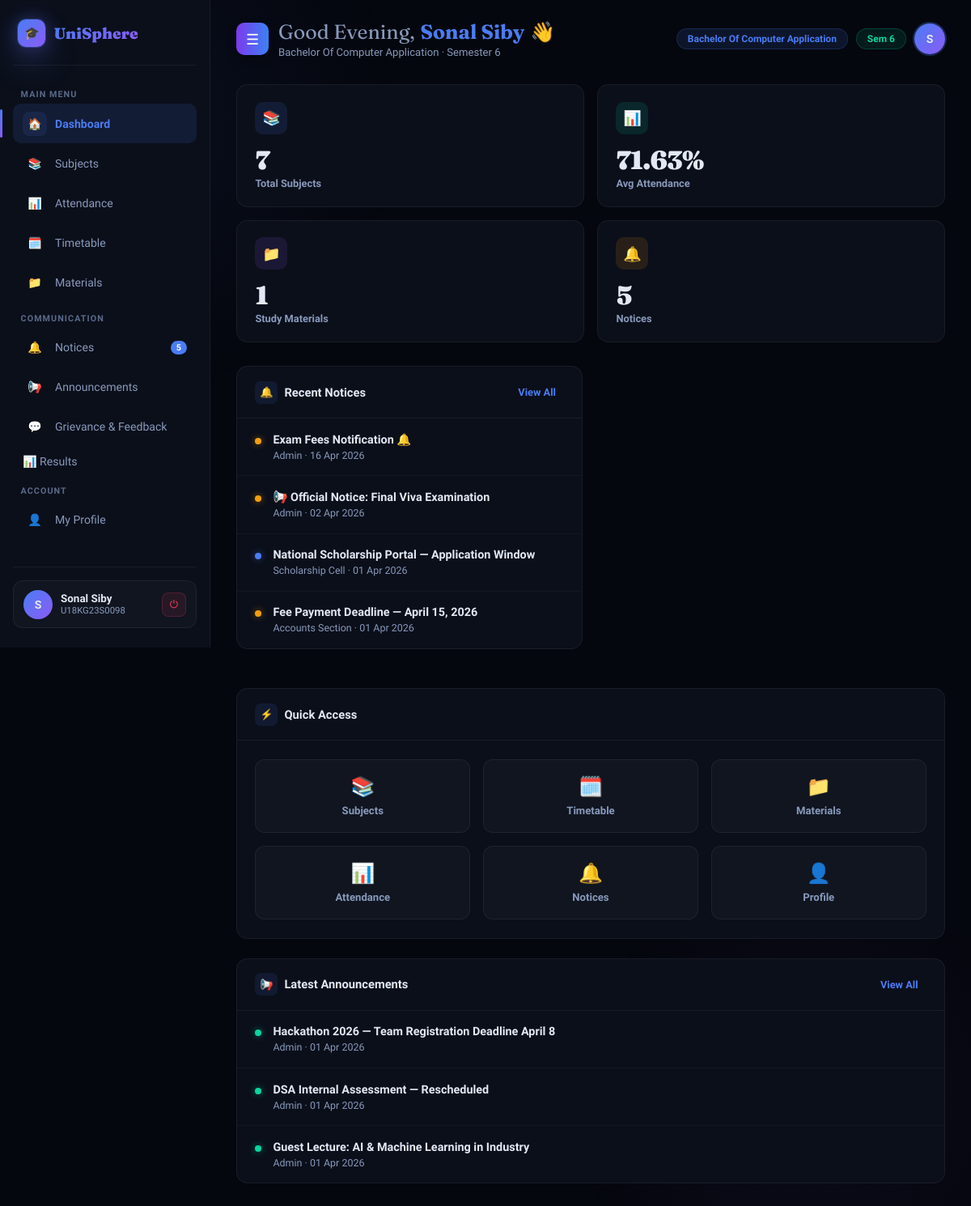
Page /dashboard/ (signed in) on the earlier database version.
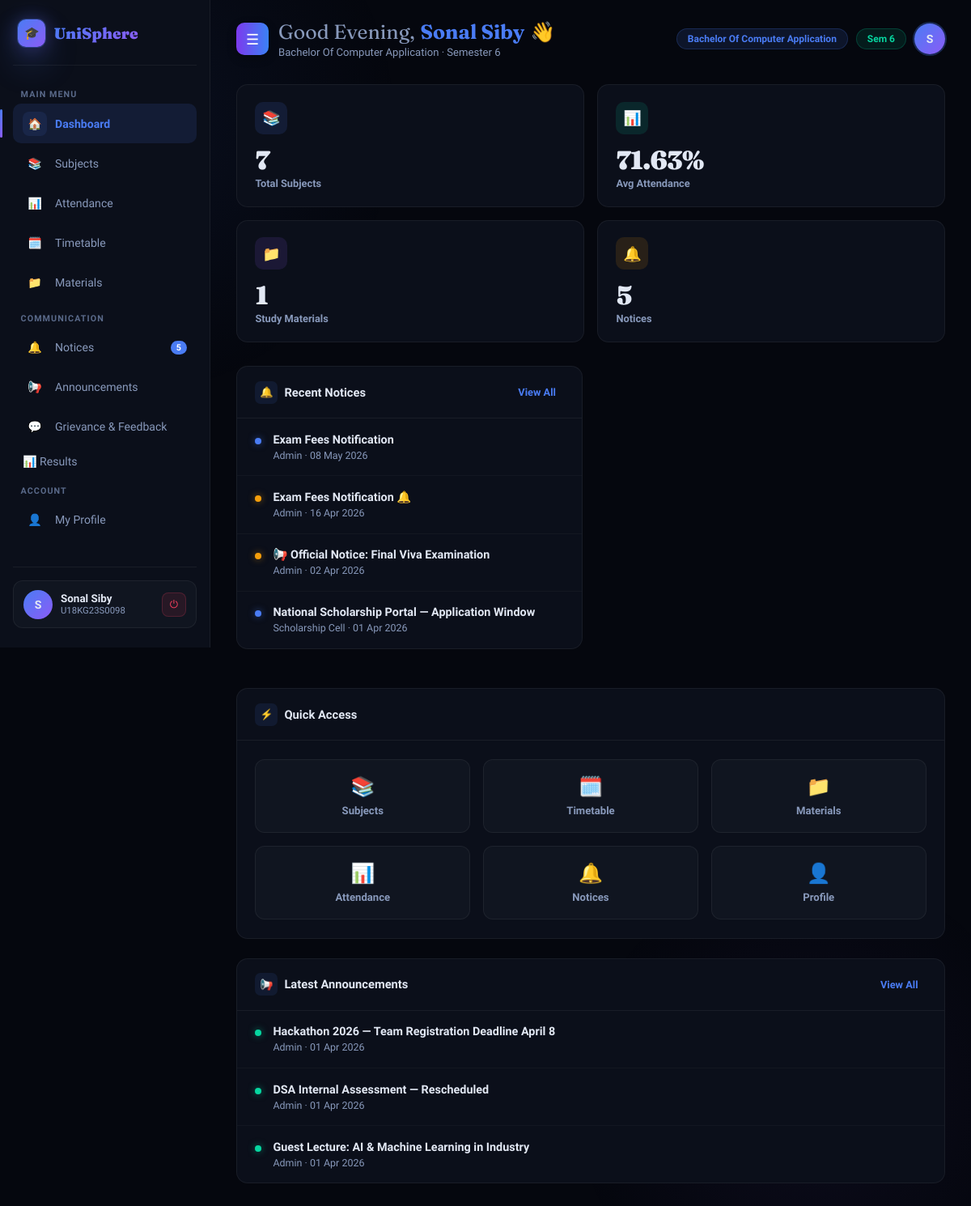
Same page on the later database version.
### main/models.py (models this page shows, shortened)
class Student(models.Model):
    user       = models.OneToOneField(User, on_delete=models.CASCADE, related_name='student', null=True, blank=True)
    name       = models.CharField(max_length=100)
    student_id = models.CharField(max_length=50, unique=True)
    email      = models.EmailField()
    course     = models.ForeignKey(Course, on_delete=models.SET_NULL, null=True, blank=True)
    semester   = models.ForeignKey(Semester, on_delete=models.SET_NULL, null=True, blank=True)

class Course(models.Model):
    name = models.CharField(max_length=100)

class Semester(models.Model):
    number = models.IntegerField()

class Notice(models.Model):
    PRIORITY_CHOICES = [
        ('normal', 'Normal'),
        ('important', 'Important'),
        ('urgent', 'Urgent'),
    ]
    title     = models.CharField(max_length=200)
    content   = models.TextField(blank=True)
    priority  = models.CharField(max_length=20, choices=PRIORITY_CHOICES, default='normal')
    created   = models.DateTimeField(auto_now_add=True)
    posted_by = models.CharField(max_length=100, default='Admin')
    class Meta:
        ordering = ['-created']

class Announcement(models.Model):
    title   = models.CharField(max_length=200)
    content = models.TextField()
    teacher = models.ForeignKey(Teacher, on_delete=models.SET_NULL, null=True, blank=True)
    created = models.DateTimeField(auto_now_add=True)
    class Meta:
        ordering = ['-created']

### main/views.py (the view, shortened to what this page needs)
# urls.py: path('dashboard/', views.dashboard_view, name='dashboard'),
@login_required
def dashboard_view(request):
    ctx = base_context(request)
    section = request.GET.get('section', 'overview')
    ctx['section'] = section
    ctx['notices'] = Notice.objects.all()[:5]
    ctx['announcements'] = Announcement.objects.all()[:3]
    if ctx['role'] == 'student':
        student = ctx['student']
        ctx['subjects'] = Subject.objects.filter(semester=student.semester)
        attendance_qs = Attendance.objects.filter(student=student)
        ctx['attendance_data'] = attendance_qs
        total_classes = sum(a.total_classes or 0 for a in attendance_qs)
        attended_classes = sum(a.attended or 0 for a in attendance_qs)
        if total_classes > 0:
            ctx['avg_attendance'] = round((attended_classes / total_classes) * 100, 2)
        else:
            ctx['avg_attendance'] = 0
        ctx['materials'] = Material.objects.filter(subject__semester=student.semester)
        ctx['materials_count'] = ctx['materials'].count()
        ctx['complaints'] = Complaint.objects.filter(student=student)
        ctx['complaint_categories'] = Complaint._meta.get_field('category').choices
        entries = Timetable.objects.filter(semester=student.semester)
        timeslots = sorted(set([(e.start_time, e.end_time) for e in entries]))
        timetable_matrix = defaultdict(dict)
        for e in entries:
            timetable_matrix[(e.start_time, e.end_time)][e.day] = e
        ctx['timeslots'] = timeslots
        ctx['timetable_matrix'] = timetable_matrix
        ctx['days'] = ['Monday', 'Tuesday', 'Wednesday', 'Thursday', 'Friday', 'Saturday']
    return render(request, 'main/dashboard.html', ctx)

### main/views.py (called while the page is built)
def get_role(user):
    if user.is_superuser:
        return 'admin'
    if hasattr(user, 'teacher'):
        return 'teacher'
    if hasattr(user, 'student'):
        return 'student'
    return 'unknown'

def base_context(request):
    user = request.user
    role = get_role(user)
    ctx = {'user': user, 'role': role}
    if role == 'student':
        ctx['student'] = user.student
    elif role == 'teacher':
        ctx['teacher'] = user.teacher
    return ctx

### main/templates/main/dashboard.html (shortened to what this page needs)
{% extends 'main/base.html' %}
{% load static %}
{% block body %}
{% load custom_filters %}
<aside class="sidebar" id="sidebar">
  <div class="sidebar-logo">
    <div class="logo-orb" style="width:34px;height:34px;font-size:15px;border-radius:10px;">🎓</div>
    <span class="wordmark">UniSphere</span>
  </div>
  <div class="nav-label">Main Menu</div>
  <a href="{% url 'dashboard' %}" class="nav-item {% if section == 'overview' %}active{% endif %}">
    <div class="nav-icon">🏠</div> Dashboard
  </a>
  <a href="{% url 'dashboard' %}?section=subjects" class="nav-item {% if section == 'subjects' %}active{% endif %}">
    <div class="nav-icon">📚</div> Subjects
  </a>
  <a href="{% url 'dashboard' %}?section=attendance" class="nav-item {% if section == 'attendance' %}active{% endif %}">
    <div class="nav-icon">📊</div> Attendance
  </a>
  <a href="{% url 'dashboard' %}?section=timetable" class="nav-item {% if section == 'timetable' %}active{% endif %}">
    <div class="nav-icon">🗓️</div> Timetable
  </a>
  <a href="{% url 'dashboard' %}?section=materials" class="nav-item {% if section == 'materials' %}active{% endif %}">
    <div class="nav-icon">📁</div> Materials
  </a>
  <div class="nav-label">Communication</div>
  <a href="{% url 'dashboard' %}?section=notices" class="nav-item {% if section == 'notices' %}active{% endif %}">
    <div class="nav-icon">🔔</div> Notices
    {% if notices %}<span class="nav-badge">{{ notices|length }}</span>{% endif %}
  </a>
  <a href="{% url 'dashboard' %}?section=announcements" class="nav-item {% if section == 'announcements' %}active{% endif %}">
    <div class="nav-icon">📢</div> Announcements
  </a>
  {% if role == 'student' %}
  <a href="{% url 'dashboard' %}?section=complaints" class="nav-item {% if section == 'complaints' %}active{% endif %}">
    <div class="nav-icon">💬</div> Grievance & Feedback
  </a>
  <a href="{% url 'dashboard' %}?section=results" class="nav-item {% if section == 'results' %}active{% endif %}">
    📊 Results
  </a>
  {% endif %}
  <div class="nav-label">Account</div>
  <a href="{% url 'dashboard' %}?section=profile" class="nav-item {% if section == 'profile' %}active{% endif %}">
    <div class="nav-icon">👤</div> My Profile
  </a>
  <div class="sidebar-footer">
    <div class="user-card-mini">
      <div class="avatar">
        {% if role == 'student' %}{{ student.name|first|upper }}
        {% elif role == 'teacher' %}{{ teacher.name|first|upper }}
        {% else %}A{% endif %}
      </div>
      <div class="user-info">
        <div class="uname">
          {% if role == 'student' %}{{ student.name }}
          {% elif role == 'teacher' %}{{ teacher.name }}
          {% else %}Administrator{% endif %}
        </div>
        <div class="uid">
          {% if role == 'student' %}{{ student.student_id }}
          {% elif role == 'teacher' %}{{ teacher.teacher_id }}
          {% else %}Admin{% endif %}
        </div>
      </div>
      <a href="{% url 'logout' %}" class="logout-btn" title="Logout">⏻</a>
    </div>
  </div>
</aside>
<div class="main-content" id="main-content">
  <div class="topbar">
    <div style="display:flex;align-items:center;gap:12px;">
      <button class="hamburger" onclick="toggleSidebar()">☰</button>
      <div>
        <div class="page-heading">
          <span class="greet" id="greeting-text">Hello,</span>
          <span class="hname">
            {% if role == 'student' %}{{ student.name|truncatechars:20 }}
            {% elif role == 'teacher' %}{{ teacher.name|truncatechars:20 }}
            {% else %}Admin{% endif %}
          </span> 👋
        </div>
        <div class="page-sub" id="topbar-date">
          {% if role == 'student' %}
            {{ student.course.name }} &middot; Semester {{ student.semester.number }}
          {% elif role == 'teacher' %}
            {{ teacher.department }} &middot; Faculty
          {% else %}
            Administrator &middot; Full Access
          {% endif %}
        </div>
      </div>
    </div>
    <div class="topbar-right">
      {% if role == 'student' %}
        <div class="chip chip-accent">{{ student.course.name }}</div>
        <div class="chip chip-green">Sem {{ student.semester.number }}</div>
      {% elif role == 'teacher' %}
        <div class="chip chip-amber">Teacher</div>
      {% else %}
        <div class="chip chip-amber">Admin</div>
      {% endif %}
      <div class="avatar-sm">
        {% if role == 'student' %}{{ student.name|first|upper }}
        {% elif role == 'teacher' %}{{ teacher.name|first|upper }}
        {% else %}A{% endif %}
      </div>
    </div>
  </div>
  {% if section == 'overview' %}
  <div class="stats-grid">
    <div class="stat-card">
      <div class="stat-icon stat-icon-blue">📚</div>
      <div class="stat-value">{{ subjects|length|default:"0" }}</div>
      <div class="stat-label">Total Subjects</div>
    </div>
    {% if role == 'student' %}
       <div class="stat-card">
       <div class="stat-icon stat-icon-green">📊</div>
       <div class="stat-value">{{ avg_attendance|default:"0" }}%</div>
       <div class="stat-label">Avg Attendance</div>
      </div>
      {% else %}
     <div class="stat-card">
      <div class="stat-icon stat-icon-green">📊</div>
      <div class="stat-value">{{ complaints|length|default:"0" }}</div>
      <div class="stat-label">Student Complaints</div>
      </div>
    {% endif %}
    <div class="stat-card">
      <div class="stat-icon stat-icon-purple">📁</div>
      <div class="stat-value">{{ materials_count|default:"0" }}</div>
      <div class="stat-label">Study Materials</div>
    </div>
    <div class="stat-card">
      <div class="stat-icon stat-icon-amber">🔔</div>
      <div class="stat-value">{{ notices|length|default:"0" }}</div>
      <div class="stat-label">Notices</div>
    </div>
  </div>
  <div class="cards-row">
    <div class="panel">
      <div class="panel-header">
        <div class="panel-title"><div class="icon">🔔</div> Recent Notices</div>
<a href="{% url 'dashboard' %}?section=notices" class="panel-action">View All</a>      </div>
      {% if notices %}
        {% for notice in notices|slice:":4" %}
        <div class="notice-item">
          <div class="notice-dot {% if notice.priority == 'urgent' %}red{% elif notice.priority == 'important' %}amber{% else %}blue{% endif %}"></div>
          <div>
            <div class="notice-title">{{ notice.title }}</div>
            <div class="notice-meta">{{ notice.posted_by }} · {{ notice.created|date:"d M Y" }}</div>
          </div>
        </div>
        {% endfor %}
      {% else %}
        <div class="empty-state">
          <div class="es-icon">🔔</div>
          <p>No notices yet</p>
        </div>
      {% endif %}
    </div>
  </div>
  <div class="panel">
    <div class="panel-header">
      <div class="panel-title"><div class="icon">⚡</div> Quick Access</div>
    </div>
    <div class="quick-grid">
      <a href="{% url 'dashboard' %}?section=subjects" class="quick-card"><div class="qicon">📚</div><div class="qlabel">Subjects</div></a>
      <a href="{% url 'dashboard' %}?section=timetable" class="quick-card"><div class="qicon">🗓️</div><div class="qlabel">Timetable</div></a>
      <a href="{% url 'dashboard' %}?section=materials" class="quick-card"><div class="qicon">📁</div><div class="qlabel">Materials</div></a>
      <a href="{% url 'dashboard' %}?section=attendance" class="quick-card"><div class="qicon">📊</div><div class="qlabel">Attendance</div></a>
      <a href="{% url 'dashboard' %}?section=notices" class="quick-card"><div class="qicon">🔔</div><div class="qlabel">Notices</div></a>
      <a href="{% url 'dashboard' %}?section=profile" class="quick-card"><div class="qicon">👤</div><div class="qlabel">Profile</div></a>
    </div>
  </div>
  {% if announcements %}
  <div class="panel">
    <div class="panel-header">
      <div class="panel-title"><div class="icon">📢</div> Latest Announcements</div>
      <a href="{% url 'dashboard' %}?section=announcements" class="panel-action">View All</a>
    </div>
    {% for ann in announcements %}
    <div class="notice-item">
      <div class="notice-dot green"></div>
      <div>
        <div class="notice-title">{{ ann.title }}</div>
        <div class="notice-meta">
          {% if ann.teacher %}{{ ann.teacher.name }}{% else %}Admin{% endif %} &middot; {{ ann.created|date:"d M Y" }}
        </div>
      </div>
    </div>
    {% endfor %}
  </div>
  {% endif %}
  {% endif %}
</div>
{% endblock %}

### main/templates/main/base.html (shortened to what this page needs)
<!DOCTYPE html>
<html lang="en">
<head>
{% load static %}
<link rel="stylesheet" href="{% static 'main/css/style.css' %}">
</head>
<body>
{% block body %}{% endblock %}
</body>
</html>

Differences in the rows shown:
no longer on this page (row unchanged): Notice: title "Fee Payment Deadline — April 15, 2026", posted_by "Accounts Section", created "01 Apr 2026"
added Notice: title "Exam Fees Notification", posted_by "Admin", created "08 May 2026"
